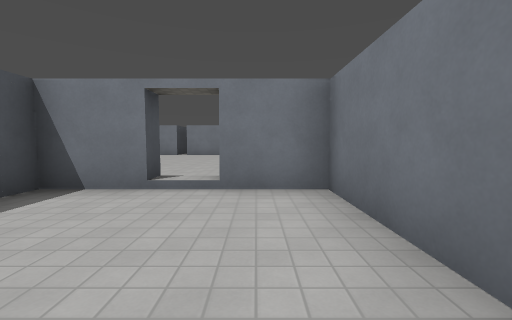
View 1 (above)

17 first-person views from a walk through a Godot game level. The camera is 1.3 m above the floor, tilts 4° down and sees 90° across. The floor is counted in squares, 2 m on a side. Each view is taken from the middle of a square. On the plan, view 1 faces up. The plan holds only what a view shows up to about 9 squares ahead; the rest is blank. The place goes on beyond the plan. Surface patterns are stand-ins for the level's own textures.

View 2
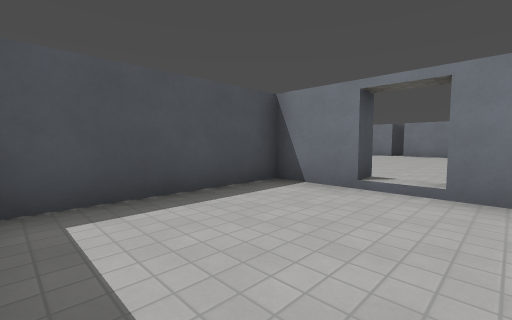

View 3
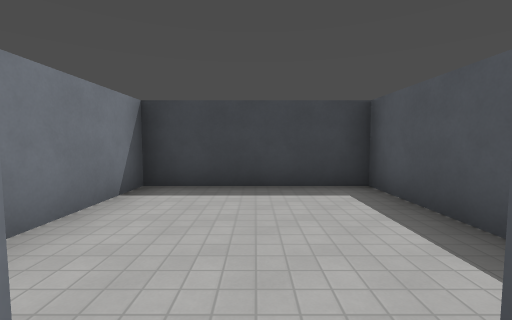

View 4
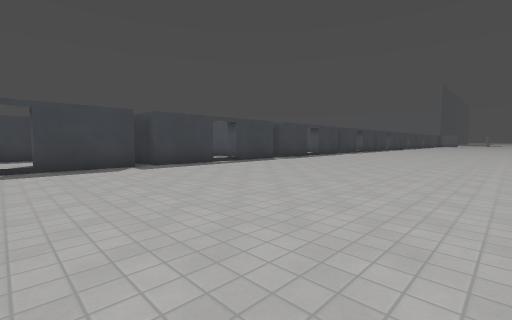

View 5
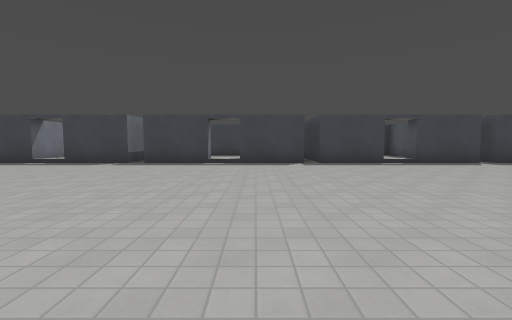

View 6
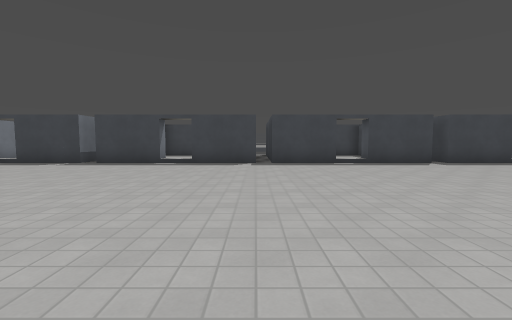

View 7
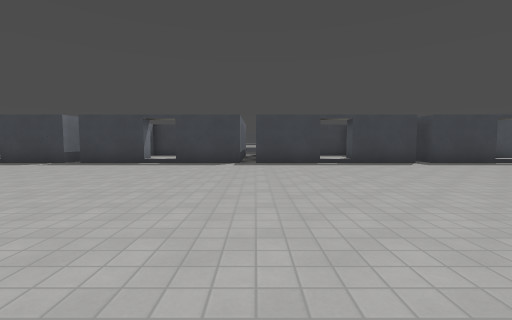

View 8
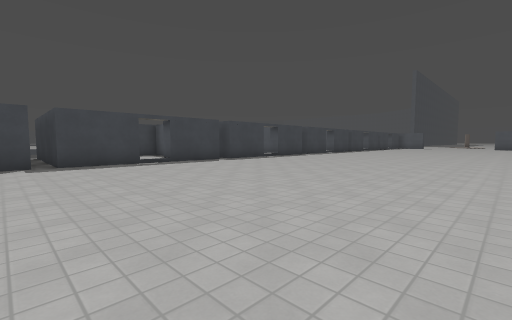

View 9
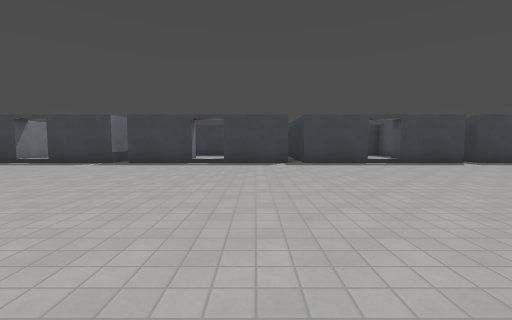

View 10
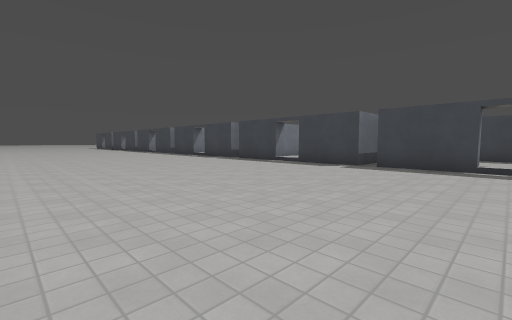

View 11
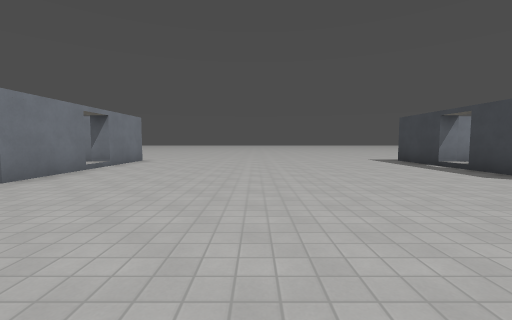

View 12
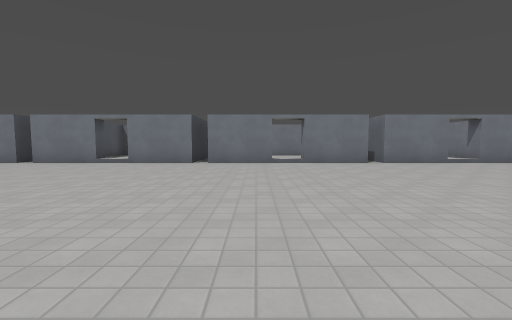

View 13
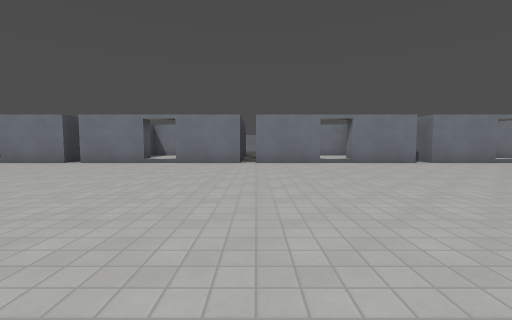

View 14
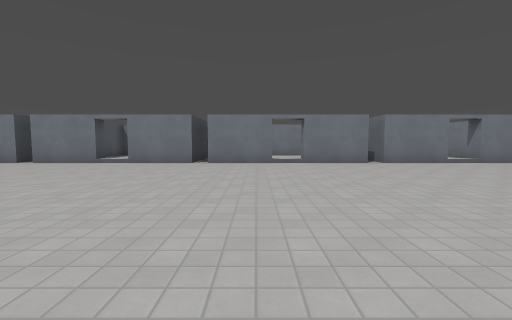

View 15
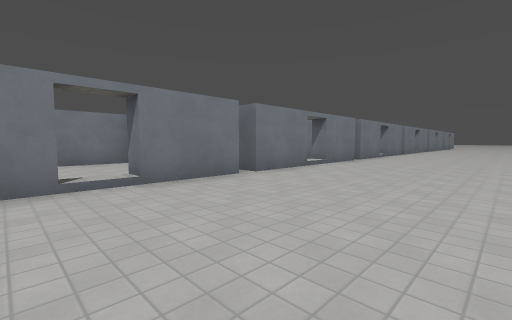

View 16
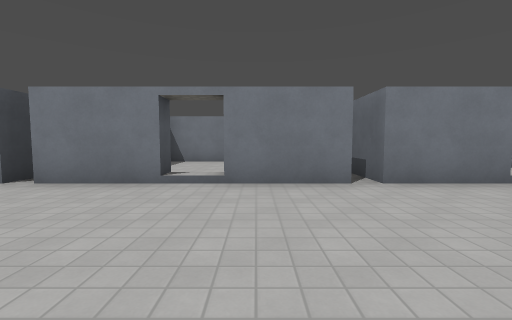

View 17
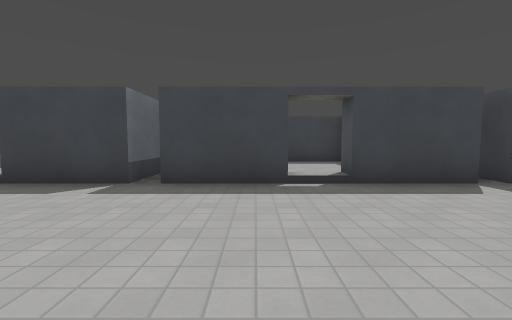

### Floor plan
Points are (right, up) in squares from view 1. A wall is a line through its corners. A room is listed if a view was taken in it or the views show most of it. See-through windows are left out.
Room 1 (views 1, 2)
walls: (-1.5, 3.5) (-3, 3.5) (-3, -0.5) (1, -0.5) (1, 3.5) (-0.5, 3.5)
ways out: opening at (-1, 4) to room 2
Room 2 (views 3, 4, 5, 6, 7, 8, 9, 10, 11, 12, 13, 14, 15, 16, 17)
walls: (-9.5, 13) (-11.5, 13) (-11.5, 13.5); (-12.5, 13.5) (-12.5, 13) (-14.5, 13); (-9, 4) (-7, 4); (-11.5, 3.5) (-11.5, 4) (-9.5, 4); (-15, 13) (-20, 13); (-14.5, 4) (-12.5, 4) (-12.5, 3.5); (-6, 4) (-4, 4); (-17, 4) (-15, 4); (-4, 13) (-9, 13); (-3.5, 4) (-1.5, 4) (-1.5, 3.5); (-20, 4) (-18, 4); (-20.5, 13) (-22.5, 13) (-22.5, 13.5); (-1.4, 13) (-3.5, 13); (-0.5, 3.5) (-0.5, 4) (1.5, 4); (-22.5, 3.5) (-22.5, 4) (-20.5, 4); (-21.1, 17.5) (-24.5, 17.5); (1.6, 13) (-0.5, 13) (-0.5, 13.5); (-23.5, 13.5) (-23.5, 13) (-24.5, 13); (2, 4) (4.1, 4); (-24.5, 4) (-23.5, 4) (-23.5, 3.5); (-24.5, -0.5) (-22.1, -0.5); (5, 4) (5.5, 4); (5.5, 13) (2, 13)
ways out: opening at (-1, 4) to room 1; opening at (-12, 4); opening at (-12, 13); opening at (-1, 13)

Where each view was taken, in squares from view 1:
view 1: 0 up, 0 right, facing up
view 2: 0 up, 0 right, facing up-left
view 3: 4 up, 1 left, facing down
view 4: 11 up, 1 left, facing down-left
view 5: 12 up, 2 left, facing down
view 6: 12 up, 9 left, facing down
view 7: 12 up, 15 left, facing down
view 8: 12 up, 14 left, facing down-left
view 9: 12 up, 19 left, facing down
view 10: 11 up, 23 left, facing down-right
view 11: 9 up, 2 left, facing right
view 12: 5 up, 2 left, facing up
view 13: 5 up, 9 left, facing up
view 14: 5 up, 13 left, facing up
view 15: 9 up, 24 left, facing up-right
view 16: 9 up, 22 left, facing up
view 17: 8 up, 22 left, facing down
